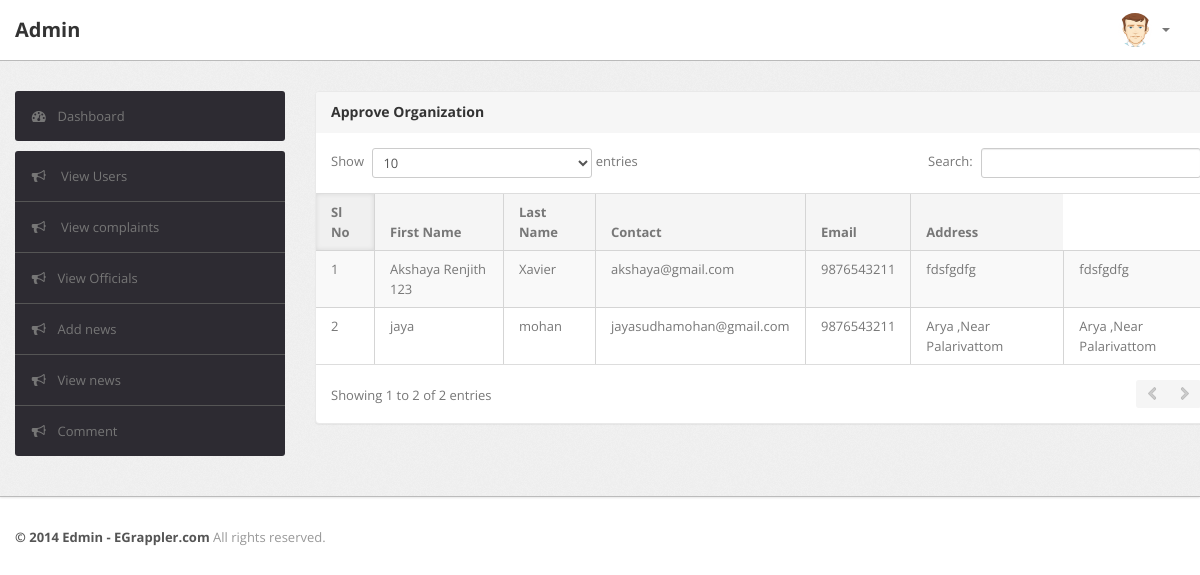
/admin/users.php, run on the app's committed database.
### tables this page shows
CREATE TABLE `register` (
  `id` int(11) NOT NULL,
  `first_name` varchar(500) NOT NULL,
  `last_name` varchar(2000) NOT NULL,
  `email` varchar(500) NOT NULL,
  `password` varchar(500) NOT NULL,
  `profile` varchar(1000) DEFAULT NULL,
  `ph` varchar(20) NOT NULL,
  `address` varchar(2000) NOT NULL
);

### admin/users.php (the view, shortened to what this page needs)
<?php
require"header.php";
?>
                    <div class="span9" >
                        <div class="content">
                            <div class="module" style="width:900px;">
                                <div class="module-head">
                                    <h3>
                                       Approve Organization</h3>
                                </div>
                                <?php
                                $sql="select * from register";
                                $res=mysqli_query($con,$sql);
                                ?>
                                <div class="module-body table">
                                    <table cellpadding="0" cellspacing="0" border="0" class="datatable-1 table table-bordered table-striped	 display"
                                        width="100%">
                                        <thead>
                                            <tr>
                                                <th>
                                                   Sl No
                                                </th>
                                                <th>
                                                    First Name
                                                </th>
                                                <th>
                                                    Last Name
                                                </th>
                                                <th>
                                                  Contact
                                                </th>
                                                <th>
                                                   Email
                                                </th>
                                                <th>
                                                  Address
                                                </th>
                                            </tr>
                                        </thead>
                                        <tbody>
                                        	<?php
                                        	$i=1;
                                        	while($row=mysqli_fetch_array($res))
                                        	{
                                        		?>
                                        		 <tr class="odd gradeX">
                                                <td>
                                                   <?php echo $i++;?>
                                                </td>
                                                 <td>
                                                   <?php echo $row['first_name'];?>
                                                </td>
                                                <td>
                                                   <?php echo $row['last_name'];?>
                                                </td>
                                                  <td>
                                                   <?php echo $row['email'];?>
                                                </td>
                                                 <td>
                                                   <?php echo $row['ph'];?>
                                                </td>
                                                 <td>
                                                   <?php echo $row['address'];?>
                                                </td>
                                                <td>
                                                   <?php echo $row['address'];?>
                                                </td>
                                            </tr>
                                        		<?php
                                        	}
                                        	?>
                                        </tbody>
                                    </table>
                                </div>
                            </div>
                        </div>
                    </div>
                </div>
            </div>
        </div>
       <?php
       require"footer.php";
       ?>

### admin/header.php (shortened to what this page needs)
<!DOCTYPE html>
<html lang="en">
<head>
    <head>
        <link type="text/css" href="bootstrap/css/bootstrap.min.css" rel="stylesheet">
        <link type="text/css" href="bootstrap/css/bootstrap-responsive.min.css" rel="stylesheet">
        <link type="text/css" href="css/theme.css" rel="stylesheet">
        <link rel="stylesheet" href="css/font-awesome.min.css"/>
        <link type="text/css" href="images/icons/css/font-awesome.css" rel="stylesheet">
    </head>
    <body>
        <div class="navbar navbar-fixed-top">
            <div class="navbar-inner">
                <div class="container">
                        <a class="brand" href="index.php">Admin </a>
                    <div class="nav-collapse collapse navbar-inverse-collapse">
                        <ul class="nav pull-right">
                            <li class="nav-user dropdown"><a href="#" class="dropdown-toggle" data-toggle="dropdown">
                                <img src="images/user.png" class="nav-avatar" />
                                <b class="caret"></b></a>
                            </li>
                        </ul>
                    </div>
                </div>
            </div>
        </div>
        <div class="wrapper">
            <div class="container">
                <div class="row">
                    <div class="span3">
                        <div class="sidebar">
                            <ul class="widget widget-menu unstyled">
                                <li class="active"><a href="index.php"><i class="menu-icon icon-dashboard"></i>Dashboard
                                </a></li>
                            </ul>
                              <ul class="widget widget-menu unstyled">
                                <li><a href="users.php"><i class="menu-icon icon-bullhorn"></i> View Users</a>
                                </li>
                                <li><a href="complaints.php"><i class="menu-icon icon-bullhorn"></i> View complaints</a>
                                </li>
                                <li><a href="view_off.php"><i class="menu-icon icon-bullhorn"></i>View Officials</a>
                                </li>
                                <li><a href="add_blog.php"><i class="menu-icon icon-bullhorn"></i>Add news</a></li>
                                 <li><a href="blog.php"><i class="menu-icon icon-bullhorn"></i>View news</a></li>
                                  <li><a href="comments.php"><i class="menu-icon icon-bullhorn"></i>Comment</a></li>
                            </ul>
                        </div>
                    </div>

### admin/footer.php (shortened to what this page needs)
<div class="footer">
           <div class="container">
               <b class="copyright">&copy; 2014 Edmin - EGrappler.com </b>All rights reserved.
           </div>
       </div>
   </body>

### data on the page
register: first_name "Akshaya Renjith 123", last_name "Xavier", email "akshaya@gmail.com", ph "9876543211", address "fdsfgdfg"
register: first_name "jaya", last_name "mohan", email "jayasudhamohan@gmail.com", ph "9876543211", address "Arya ,Near Palarivattom"
